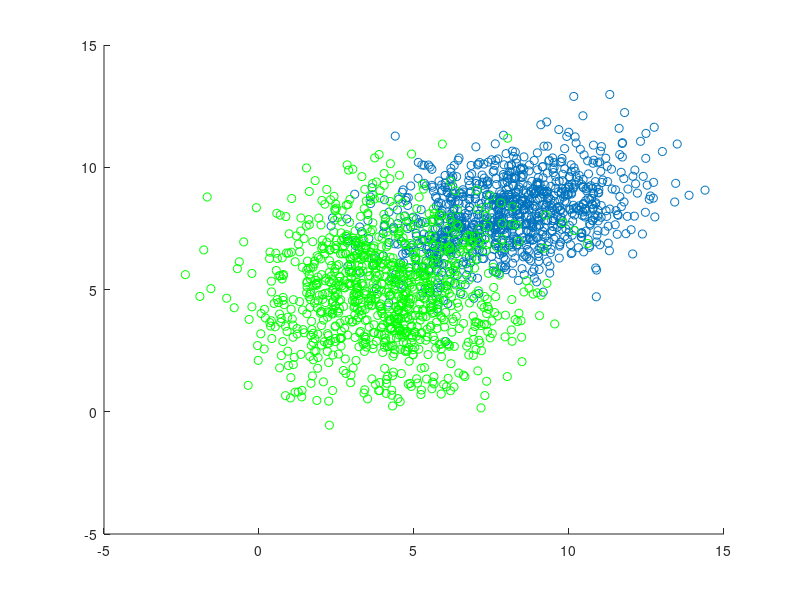

Write the MATLAB code that produced this figure. (Note: this script raises an error after producing the figure.)
clear all;
close all;
clc

load('donnees.mat')


%visualisation des echantillons 
figure(1)
axis equal
scatter(C1(:, 1), C1(:, 2));
hold on
scatter(C2(:, 1), C2(:, 2) ,'g');
hold off


nbIter   = 100;
sizeTrain = 100;
errorC1 = zeros(nbIter,1);
errorC2 = zeros(nbIter, 1);
error = zeros(nbIter, 1);

for i=1:nbIter
        [TrainC1,TestC1] = extractTestAndTrain(C1, sizeTrain);
        [TrainC2,TestC2] = extractTestAndTrain(C2, sizeTrain);
        W = [6; 1; -3];
        [W] = Perceptron(TrainC1', TrainC2',W);
              
        ResC1 = myClassify2(TestC1',W, "1", "2");
        ResC2 = myClassify2(TestC2',W, "1", "2");
        C1Error = computeError(ResC1, "1");
        C2Error = computeError(ResC2, "2");
        errorC1(i) = C1Error*100;
        errorC2(i) = C2Error*100;
        error(i) = (length(TestC1) * errorC1(i) + length(TestC2) *  errorC2(i) )/ (length(TestC1) + length(TestC2));
          
end;

MeanErrorC2    = mean(errorC2)
MeanErrorC1 = mean(errorC1)
MeanError = mean(error)

figure(2);

plot(1:nbIter, errorC1, 'g')
hold on
plot(1:nbIter, errorC2)
plot(1:nbIter, error, 'k')
plot(1:nbIter, MeanError*ones(size(error)), 'k-')
hold off
legend('Error for C1 class', 'Error for C2 class', 'Mean Error')
title('Errors')
xlabel('Iteration')
ylabel('Error in %')
ylim([0 30])

